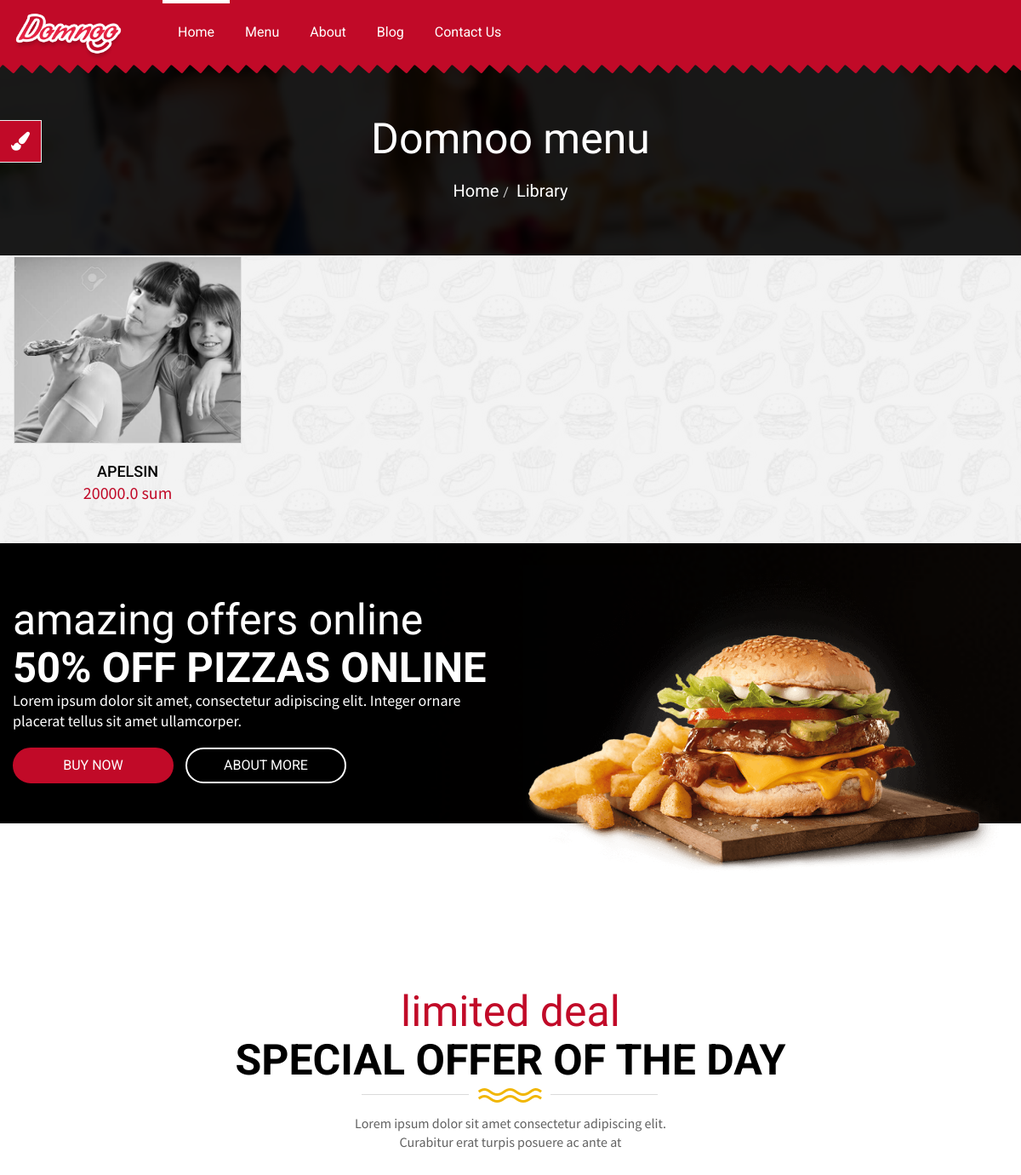
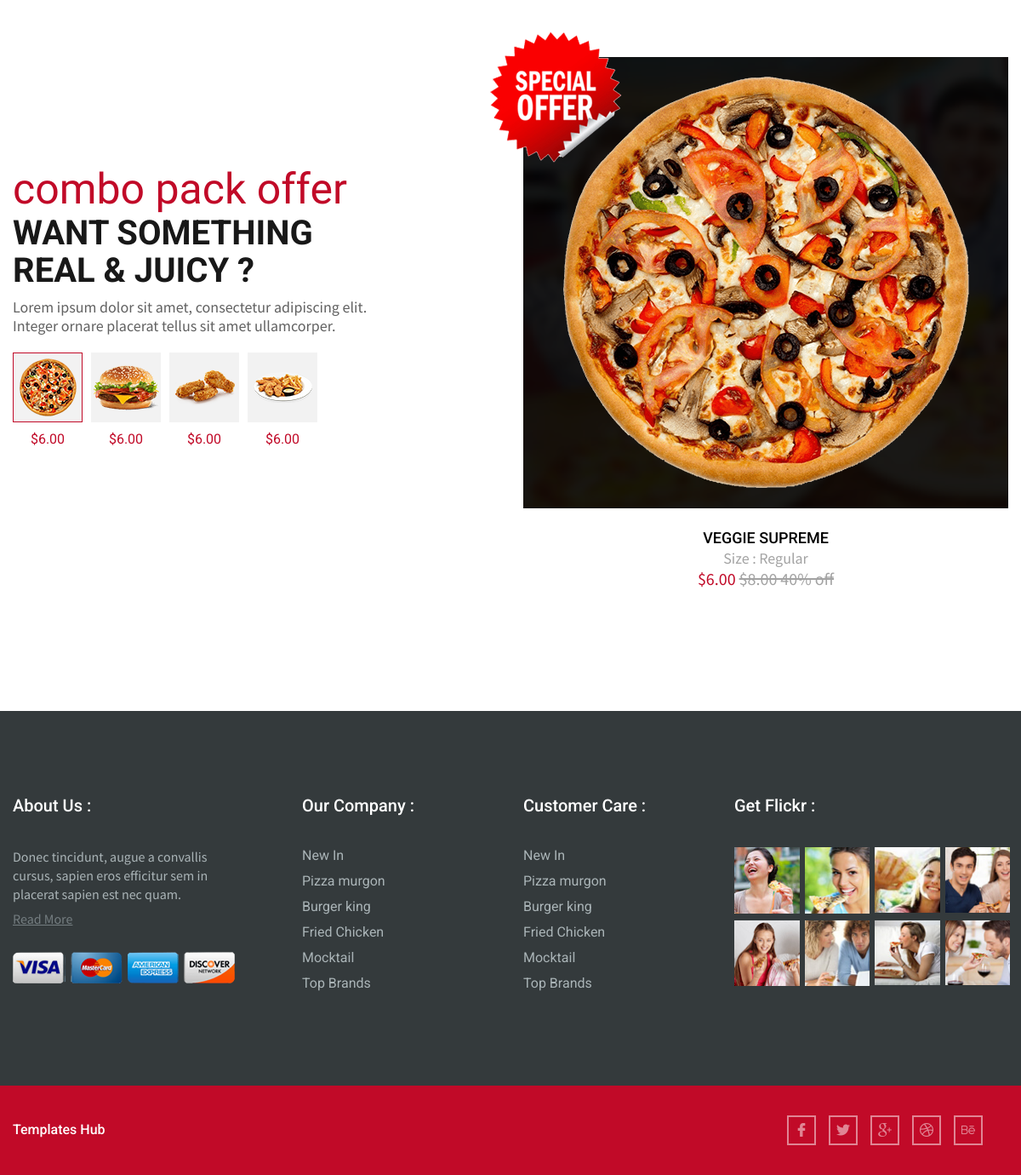
Page /home/category_product/1/olma on the committed database (2 pictures, top to bottom).
### product/models.py (models this page shows, shortened)
class Product(models.Model):
    STATUS = (
        ('True', 'Mavjud'),
        ('False', 'Mavjud Emas'),
    )
    category = models.ForeignKey(Category, on_delete=models.CASCADE)
    title = models.CharField(max_length=255, unique=True,)
    description = models.TextField(blank=True)
    image = models.ImageField(blank=True, upload_to='images/')
    price = models.FloatField()
    status = models.CharField(max_length=15, choices=STATUS)
    slug = models.SlugField(null=False, unique=True)
    create_at = models.DateTimeField(auto_now_add=True)
    update_at = models.DateTimeField(auto_now=True)
    def image_tag(self):
        return mark_safe('<img src="{}" height="50"/>'.format(self.image.url))
    image_tag.short_description = 'Image'

### home/views.py (the view)
# urls.py: path('category_product/<int:id>/<slug:slug>',views.category_product, name='category_product'),
def category_product(request,id, slug):
    category = Category.objects.all()
    product_latest = Product.objects.all().order_by('-id')[:8]
    catdata = Category.objects.get(pk=1)
    products = Product.objects.filter(category_id=id)
    paginator = Paginator(products, 4)
    page_request_var = 'page'
    page = request.GET.get(page_request_var)
    try:
        products = paginator.page(page)
    except PageNotAnInteger:
        products = paginator.page(1)
    except EmptyPage:
        products = paginator.page(paginator.num_pages)
    context = {
        'category': category,
        'catdata': catdata,
        'products': products,
        'product_latest' : product_latest,
    }
    return render(request, 'menu.html', context)

### home/templates/menu.html (shortened to what this page needs)
{% load static %}
<!DOCTYPE html>
<html lang="en">
<head>
    <link rel="stylesheet" href="{% static 'css/bootstrap.min.css'%}">
    <link rel="stylesheet" href="{% static 'css/style.css'%}">
    <link rel="stylesheet" href="{% static 'css/colors.css'%}" id="ui-theme-color">
    <link rel="stylesheet" href="{% static 'css/responsive.css'%}">
</head>
<body>
    <div id="wrapper">
        <header class="new-block main-header">
			<div class="main-nav new-block">
				<div class="container-fluid">
					<div class="row">
						<div class="col-lg-12">
							<div class="logo">
								<a href="{% url 'home'%}"><img src="{% static 'images/logo.png' %}" alt="logo" class="img-responsive"></a>
							</div>
							<nav class="nav">
								<ul class="list-unstyled">
									<li class="drop active"><a href="{% url 'home'%}">Home</a></li>
									<li class="drop"><a href="#">Menu</a>
                                    </li>
                                    <li><a href="{% url 'aboutus' %}">About</a></li>
									<li class="drop"><a href="{% url 'blog'%}">Blog</a></li>
                                    <li><a href="{% url 'contactus'%}">Contact Us</a></li>
                                </ul>
							</nav>
                        </div>
					</div>
				</div>
			</div>
		</header>
        <section class="page-info new-block">
            <div class="fixed-bg" style="background: url('{% static 'images/info-bg.jpg'%}');"></div>
            <div class="overlay"></div>
            <div class="container">
                <h2>Domnoo menu</h2>
                <ol class="breadcrumb">
                    <li class="breadcrumb-item"><a href="#">Home</a></li>
                    <li class="breadcrumb-item active"><a href="#">Library</a></li>
                </ol>
            </div>
        </section>
        <section class="domnoo-menu-filter list-grid-sec new-block">
            <div class="fixed-bg parallax" style="background-image: url({% static 'images/ptrn1.jpg'%});"></div>
            <div class="overlay"></div>
            <div class="grid" id="grid">
            <div class="grid" id="grid">
                {% for rs in products %}
                <div class="items-for-flr pizza" data-newest="1" data-popularity="5" data-price="6.00">
                    <div class="block-stl2">
                        <div class="img-holder">
                            <img src="{{ rs.image.url }}" alt="" class="img-responsive">
                        </div>
                        <div class="text-block">
                            <h3>{{ rs.title }}</h3>
                            <p class="price"><span>{{ rs.price }} sum</span></p>
                        </div>
                    </div>
                </div>
                {% endfor %}
            </div>
                {% include 'paginator.html' with page=products %}
        </section>
        <section class="amezing-offers stl2 new-block">
            <div class="overlay"></div>
            <div class="fixed-bg parallax" style="background: url('{% static 'images/bg1.png'%}');"></div>
            <div class="container-fluid">
                <div class="row">
                    <div class="col-lg-6 col-md-6 col-sm-6">
                        <div class="text-block-stl1">
                            <div class="title">
                                <p class="top-h">amazing offers online</p>
                                <h2>50% off pizzas online</h2>
                                <p class="bottom-p">Lorem ipsum dolor sit amet, consectetur adipiscing elit. Integer ornare placerat tellus sit amet ullamcorper.</p>
                                <a href="#" class="btn1 stl2">buy now</a>
                                <a href="#" class="btn1 stl1">about more</a>
                            </div>
                        </div>
                    </div>
                    <div class="col-lg-6 col-md-6 col-sm-6">
                        <div class="img-holder">
                            <img src="{% static 'images/img10.png'%}" alt="" class="img-responsive">
                        </div>
                    </div>
                </div>
            </div>
        </section>
        <section class="limited-deal stl2 new-block">
            <div class="container">
                <div class="row">
                    <div class="col-lg-12">
                        <div class="title">
                            <p class="top-h">limited deal</p>
                            <h2>special offer of the day</h2>
                            <div class="btm-style"><span><img src="images/btm-style.png" alt="" class="img-responsive"></span></div>
                            <p class="bottom-p">Lorem ipsum dolor sit amet consectetur adipiscing elit.
                                <br>Curabitur erat turpis posuere ac ante at</p>
                        </div>
                    </div>
                    <div class="col-lg-6 col-md-6 col-sm-6">
                        <div class="text-block-stl1">
                            <div class="title">
                                <p class="top-h">combo pack offer</p>
                                <h2>want something real & juicy ?</h2>
                                <p class="bottom-p">Lorem ipsum dolor sit amet, consectetur adipiscing elit. Integer ornare placerat tellus sit amet ullamcorper.</p>
                            </div>
                            <ul class="nav nav-pills">
                                <li class="active">
                                    <a data-toggle="pill" href="#cpo1">
                                        <div class="img-holder">
                                            <img src="images/p-img14.png" alt="" class="img-responsive">
                                        </div>
                                        <span>$6.00</span>
                                    </a>
                                </li>
                                <li>
                                    <a data-toggle="pill" href="#cpo2">
                                        <div class="img-holder">
                                            <img src="images/p-img15.png" alt="" class="img-responsive">
                                        </div>
                                        <span>$6.00</span>
                                    </a>
                                </li>
                                <li>
                                    <a data-toggle="pill" href="#cpo3">
                                        <div class="img-holder">
                                            <img src="images/p-img16.png" alt="" class="img-responsive">
                                        </div>
                                        <span>$6.00</span>
                                    </a>
                                </li>
                                <li>
                                    <a data-toggle="pill" href="#cpo4">
                                        <div class="img-holder">
                                            <img src="images/p-img17.png" alt="" class="img-responsive">
                                        </div>
                                        <span>$6.00</span>
                                    </a>
                                </li>
                            </ul>
                        </div>
                    </div>
                    <div class="col-lg-6 col-md-6 col-sm-6">
                        <div class="tab-content">
                            <div id="cpo1" class="tab-pane fade in active">
                                <div class="block-stl5">
                                    <div class="img-holder">
                                        <img src="images/p-img12.png" alt="" class="img-responsive">
                                        <div class="lbl"><img src="images/p-img13.png" alt="" class="img-responsive"></div>
                                    </div>
                                    <div class="text-block">
                                        <h3>Veggie Supreme</h3>
                                        <p class="sz">Size : Regular</p>
                                        <p class="price"><span>$6.00</span> <del>$8.00 40% off</del></p>
                                    </div>
                                </div>
                            </div>
                        </div>
                    </div>
                </div>
            </div>
        </section>
        <footer class="main-footer new-block">
            <div class="container">
                <div class="row">
                    <div class="col-lg-3 col-md-3 col-sm-12 col-xs-12">
                        <div class="footer-head">
                            <h3>About Us :</h3>
                        </div>
                        <div class="footer-content">
                            <p>Donec tincidunt, augue a convallis cursus, sapien eros efficitur sem in placerat sapien est nec quam.</p>
                            <a href="#" class="link">Read More</a>
                            <ul class="list-unstyled card-block">
                                <li><a href="#"><img src="images/crt1.png" alt=""></a></li>
                                <li><a href="#"><img src="images/crt2.png" alt=""></a></li>
                                <li><a href="#"><img src="images/crt3.png" alt=""></a></li>
                                <li><a href="#"><img src="images/crt4.png" alt=""></a></li>
                            </ul>
                        </div>
                    </div>
                    <div class="col-lg-3 col-md-3 col-sm-4 col-xs-12">
                        <div class="our-company">
                            <div class="footer-head">
                                <h3>Our Company :</h3>
                            </div>
                            <div class="footer-content">
                                <ul class="list-unstyled">
                                    <li><a href="#">New In</a></li>
                                    <li><a href="#">Pizza murgon</a></li>
                                    <li><a href="#">Burger king</a></li>
                                    <li><a href="#">Fried Chicken</a></li>
                                    <li><a href="#">Mocktail</a></li>
                                    <li><a href="#">Top Brands</a></li>
                                </ul>
                            </div>
                        </div>
                    </div>
                    <div class="col-lg-2 col-md-2 col-sm-4 col-xs-12">
                        <div class="footer-head">
                            <h3>Customer Care :</h3>
                        </div>
                        <div class="footer-content">
                            <ul class="list-unstyled">
                                <li><a href="#">New In</a></li>
                                <li><a href="#">Pizza murgon</a></li>
                                <li><a href="#">Burger king</a></li>
                                <li><a href="#">Fried Chicken</a></li>
                                <li><a href="#">Mocktail</a></li>
                                <li><a href="#">Top Brands</a></li>
                            </ul>
                        </div>
                    </div>
                    <div class="col-lg-4 col-md-4 col-sm-4 col-xs-12">
                        <div class="flickr">
                            <div class="footer-head">
                                <h3>Get Flickr :</h3>
                            </div>
                            <div class="footer-content">
                                <ul class="list-unstyled">
                                    <li><a href="#"><img src="images/Layer-12.jpg" alt="" class="img-responsive"></a></li>
                                    <li><a href="#"><img src="images/Layer-13.jpg" alt="" class="img-responsive"></a></li>
                                    <li><a href="#"><img src="images/Layer-14.jpg" alt="" class="img-responsive"></a></li>
                                    <li><a href="#"><img src="images/Layer-15.jpg" alt="" class="img-responsive"></a></li>
                                    <li><a href="#"><img src="images/Layer-16.png" alt="" class="img-responsive"></a></li>
                                    <li><a href="#"><img src="images/Layer-17.jpg" alt="" class="img-responsive"></a></li>
                                    <li><a href="#"><img src="images/Layer-18.jpg" alt="" class="img-responsive"></a></li>
                                    <li><a href="#"><img src="images/Layer-19.jpg" alt="" class="img-responsive"></a></li>
                                </ul>
                            </div>
                        </div>
                    </div>
                </div>
            </div>
        </footer>
        <div class="copy-right">
            <div class="container">
                <p><a target="_blank" href="https://www.templateshub.net">Templates Hub</a></p>
                <ul class="social-nav">
                    <li><a href="#"><i class="flaticon-facebook-logo"></i></a></li>
                    <li><a href="#"><i class="flaticon-twitter"></i></a></li>
                    <li><a href="#"><i class="flaticon-google-plus-logo"></i></a></li>
                    <li><a href="#"><i class="flaticon-dribbble-logo"></i></a></li>
                    <li><a href="#"><i class="flaticon-behance"></i></a></li>
                </ul>
            </div>
        </div>
        <div class="theme-menu hide-sidebar">
            <button class="btn btn-clr"><i class="fas fa-paint-brush"></i></button>
        </div>
    </div>
</body>
</html>

### rows in the picture
Product: image (picture), title "APELSIN", price "20000.0"
